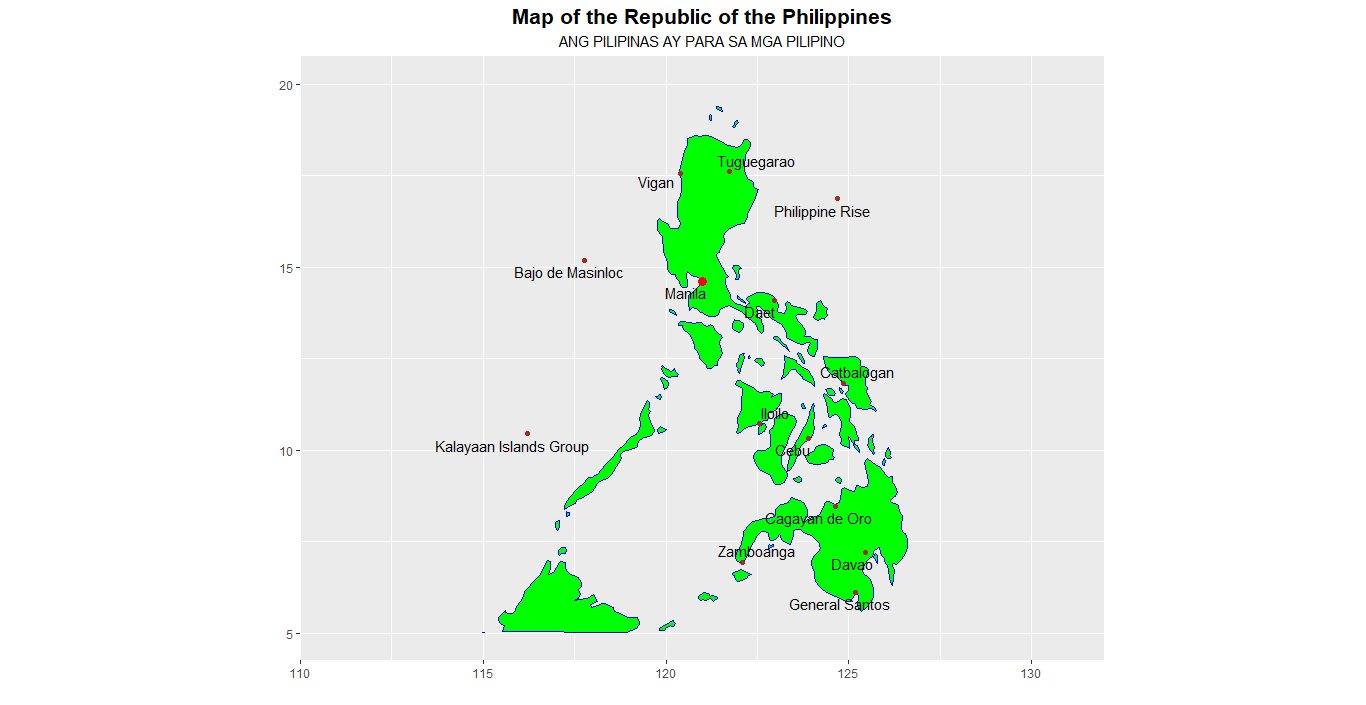

The script that drew this image:
# References:
#    https://www.michaeljgrogan.com/creating-maps-ggplot2-libraries/
#    https://stackoverflow.com/questions/40675778/center-plot-title-in-ggplot2
#    latitude.to

# User library: ggplot2, ggrepel, mapdata, maps
# System library: base, datasets, graphics, grDevices, methods, stats, utils

global <- map_data("world")

gg1 <- ggplot() + 
  geom_polygon(data=global, aes(x=long, y=lat, group=group), fill="green",
               color="blue") + coord_fixed(1)

coors <- data.frame(long = c(120.9842), lat = c(14.5995), city = c("Manila"))

coors2 <- data.frame(
  long2 = c(120.3873, 121.7270, 122.9550, 122.5621, 123.8854, 124.8403, 124.6319,
            125.4553, 122.0790, 125.1716, 117.7666, 124.6920, 116.2155),
  lat2 = c(17.5704, 17.6131, 14.0995, 10.7202, 10.3157, 11.8240, 8.4542, 7.1907,
           6.9214, 6.1163, 15.1833, 16.8728, 10.4480),
  city2 = c("Vigan", "Tuguegarao", "Daet", "Iloilo", "Cebu", "Catbalogan",
            "Cagayan de Oro", "Davao", "Zamboanga", "General Santos",
            "Bajo de Masinloc", "Philippine Rise", "Kalayaan Islands Group"))
gg1 +
  geom_point(data=coors, aes(long, lat), color="red", size=3) + 
  geom_point(data=coors2, aes(long2, lat2), color = "brown", size= 1.5) +
  ggtitle("Map of the Republic of the Philippines",
          subtitle = "ANG PILIPINAS AY PARA SA MGA PILIPINO") +
  labs(x="",y="") +
  theme(plot.title = element_text(color="black", face="bold", size=16, hjust = 0.5),
        plot.subtitle = element_text(hjust=0.5)) +
  geom_text_repel(data=coors, aes(long, lat, label=city)) + 
  geom_text_repel(data=coors2, aes(long2, lat2, label=city2)) +
  xlim(111,131) + ylim(5,20)
